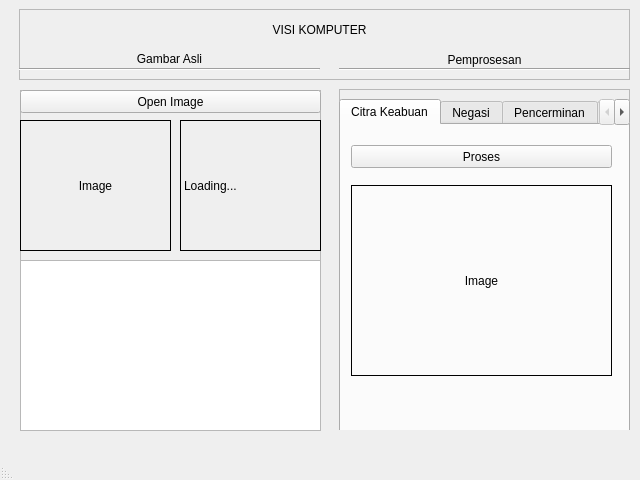
<?xml version="1.0" encoding="UTF-8"?>
<ui version="4.0">
 <class>MainWindow</class>
 <widget class="QMainWindow" name="MainWindow">
  <property name="geometry">
   <rect>
    <x>0</x>
    <y>0</y>
    <width>640</width>
    <height>480</height>
   </rect>
  </property>
  <property name="windowTitle">
   <string>MainWindow</string>
  </property>
  <property name="layoutDirection">
   <enum>Qt::RightToLeft</enum>
  </property>
  <widget class="QWidget" name="centralwidget">
   <widget class="QFrame" name="frame">
    <property name="geometry">
     <rect>
      <x>19</x>
      <y>9</y>
      <width>611</width>
      <height>71</height>
     </rect>
    </property>
    <property name="frameShape">
     <enum>QFrame::StyledPanel</enum>
    </property>
    <property name="frameShadow">
     <enum>QFrame::Raised</enum>
    </property>
    <widget class="QLabel" name="label">
     <property name="geometry">
      <rect>
       <x>10</x>
       <y>0</y>
       <width>581</width>
       <height>41</height>
      </rect>
     </property>
     <property name="text">
      <string>VISI KOMPUTER</string>
     </property>
     <property name="alignment">
      <set>Qt::AlignCenter</set>
     </property>
    </widget>
    <widget class="QLabel" name="label_4">
     <property name="geometry">
      <rect>
       <x>0</x>
       <y>40</y>
       <width>301</width>
       <height>20</height>
      </rect>
     </property>
     <property name="styleSheet">
      <string notr="true"/>
     </property>
     <property name="text">
      <string>Gambar Asli</string>
     </property>
     <property name="alignment">
      <set>Qt::AlignCenter</set>
     </property>
    </widget>
    <widget class="QLabel" name="label_5">
     <property name="geometry">
      <rect>
       <x>320</x>
       <y>40</y>
       <width>291</width>
       <height>21</height>
      </rect>
     </property>
     <property name="styleSheet">
      <string notr="true"/>
     </property>
     <property name="text">
      <string>Pemprosesan</string>
     </property>
     <property name="alignment">
      <set>Qt::AlignCenter</set>
     </property>
    </widget>
    <widget class="Line" name="line">
     <property name="geometry">
      <rect>
       <x>0</x>
       <y>45</y>
       <width>301</width>
       <height>31</height>
      </rect>
     </property>
     <property name="orientation">
      <enum>Qt::Horizontal</enum>
     </property>
    </widget>
    <widget class="Line" name="line_2">
     <property name="geometry">
      <rect>
       <x>320</x>
       <y>40</y>
       <width>291</width>
       <height>41</height>
      </rect>
     </property>
     <property name="orientation">
      <enum>Qt::Horizontal</enum>
     </property>
    </widget>
   </widget>
   <widget class="QFrame" name="frame_2">
    <property name="geometry">
     <rect>
      <x>20</x>
      <y>90</y>
      <width>301</width>
      <height>341</height>
     </rect>
    </property>
    <property name="frameShape">
     <enum>QFrame::StyledPanel</enum>
    </property>
    <property name="frameShadow">
     <enum>QFrame::Raised</enum>
    </property>
    <widget class="QPushButton" name="pushButton">
     <property name="geometry">
      <rect>
       <x>0</x>
       <y>0</y>
       <width>301</width>
       <height>23</height>
      </rect>
     </property>
     <property name="text">
      <string>Open Image</string>
     </property>
    </widget>
    <widget class="QLabel" name="label_2">
     <property name="geometry">
      <rect>
       <x>0</x>
       <y>30</y>
       <width>151</width>
       <height>131</height>
      </rect>
     </property>
     <property name="layoutDirection">
      <enum>Qt::RightToLeft</enum>
     </property>
     <property name="styleSheet">
      <string notr="true">border: 1px solid black;</string>
     </property>
     <property name="text">
      <string>Image</string>
     </property>
     <property name="alignment">
      <set>Qt::AlignCenter</set>
     </property>
    </widget>
    <widget class="QLabel" name="label_3">
     <property name="geometry">
      <rect>
       <x>160</x>
       <y>30</y>
       <width>141</width>
       <height>131</height>
      </rect>
     </property>
     <property name="styleSheet">
      <string notr="true">border:1px solid black;</string>
     </property>
     <property name="text">
      <string>Loading...</string>
     </property>
    </widget>
    <widget class="QListWidget" name="listWidget">
     <property name="geometry">
      <rect>
       <x>0</x>
       <y>170</y>
       <width>301</width>
       <height>171</height>
      </rect>
     </property>
     <property name="layoutDirection">
      <enum>Qt::LeftToRight</enum>
     </property>
    </widget>
   </widget>
   <widget class="QFrame" name="frame_3">
    <property name="geometry">
     <rect>
      <x>339</x>
      <y>89</y>
      <width>291</width>
      <height>341</height>
     </rect>
    </property>
    <property name="frameShape">
     <enum>QFrame::StyledPanel</enum>
    </property>
    <property name="frameShadow">
     <enum>QFrame::Raised</enum>
    </property>
    <widget class="QTabWidget" name="tabWidget">
     <property name="geometry">
      <rect>
       <x>0</x>
       <y>10</y>
       <width>291</width>
       <height>341</height>
      </rect>
     </property>
     <property name="layoutDirection">
      <enum>Qt::LeftToRight</enum>
     </property>
     <property name="currentIndex">
      <number>0</number>
     </property>
     <widget class="QWidget" name="tab_7">
      <attribute name="title">
       <string>Citra Keabuan</string>
      </attribute>
      <widget class="QPushButton" name="pushButton_10">
       <property name="geometry">
        <rect>
         <x>10</x>
         <y>20</y>
         <width>261</width>
         <height>23</height>
        </rect>
       </property>
       <property name="text">
        <string>Proses</string>
       </property>
      </widget>
      <widget class="QLabel" name="label_12">
       <property name="geometry">
        <rect>
         <x>10</x>
         <y>60</y>
         <width>261</width>
         <height>191</height>
        </rect>
       </property>
       <property name="layoutDirection">
        <enum>Qt::LeftToRight</enum>
       </property>
       <property name="styleSheet">
        <string notr="true">border:1px solid black</string>
       </property>
       <property name="text">
        <string>Image</string>
       </property>
       <property name="alignment">
        <set>Qt::AlignCenter</set>
       </property>
      </widget>
     </widget>
     <widget class="QWidget" name="tab">
      <attribute name="title">
       <string>Negasi</string>
      </attribute>
      <widget class="QPushButton" name="pushButton_2">
       <property name="geometry">
        <rect>
         <x>10</x>
         <y>20</y>
         <width>261</width>
         <height>23</height>
        </rect>
       </property>
       <property name="text">
        <string>Proses Negasi</string>
       </property>
      </widget>
      <widget class="QLabel" name="label_6">
       <property name="geometry">
        <rect>
         <x>10</x>
         <y>60</y>
         <width>261</width>
         <height>191</height>
        </rect>
       </property>
       <property name="styleSheet">
        <string notr="true">border:1px solid black</string>
       </property>
       <property name="text">
        <string>Image</string>
       </property>
       <property name="alignment">
        <set>Qt::AlignCenter</set>
       </property>
      </widget>
     </widget>
     <widget class="QWidget" name="tab_2">
      <attribute name="title">
       <string>Pencerminan</string>
      </attribute>
      <widget class="QPushButton" name="pushButton_3">
       <property name="geometry">
        <rect>
         <x>10</x>
         <y>20</y>
         <width>261</width>
         <height>23</height>
        </rect>
       </property>
       <property name="text">
        <string>Pencerminan Horizontal</string>
       </property>
      </widget>
      <widget class="QLabel" name="label_7">
       <property name="geometry">
        <rect>
         <x>10</x>
         <y>120</y>
         <width>261</width>
         <height>161</height>
        </rect>
       </property>
       <property name="styleSheet">
        <string notr="true">border: 1px solid black;</string>
       </property>
       <property name="text">
        <string>Image</string>
       </property>
       <property name="alignment">
        <set>Qt::AlignCenter</set>
       </property>
      </widget>
      <widget class="QPushButton" name="pushButton_4">
       <property name="geometry">
        <rect>
         <x>10</x>
         <y>50</y>
         <width>261</width>
         <height>23</height>
        </rect>
       </property>
       <property name="text">
        <string>Pencerminan Vertikal</string>
       </property>
      </widget>
      <widget class="QPushButton" name="pushButton_7">
       <property name="geometry">
        <rect>
         <x>10</x>
         <y>80</y>
         <width>261</width>
         <height>23</height>
        </rect>
       </property>
       <property name="text">
        <string>Pencerminan Horizontal + Vertikal</string>
       </property>
      </widget>
     </widget>
     <widget class="QWidget" name="tab_3">
      <attribute name="title">
       <string>Gray</string>
      </attribute>
      <widget class="QPushButton" name="pushButton_5">
       <property name="geometry">
        <rect>
         <x>10</x>
         <y>20</y>
         <width>261</width>
         <height>23</height>
        </rect>
       </property>
       <property name="text">
        <string>Proses Grey Color</string>
       </property>
      </widget>
      <widget class="QLabel" name="label_8">
       <property name="geometry">
        <rect>
         <x>10</x>
         <y>60</y>
         <width>261</width>
         <height>191</height>
        </rect>
       </property>
       <property name="styleSheet">
        <string notr="true">border : 1px solid black;</string>
       </property>
       <property name="text">
        <string>Image</string>
       </property>
       <property name="alignment">
        <set>Qt::AlignCenter</set>
       </property>
      </widget>
     </widget>
     <widget class="QWidget" name="tab_4">
      <property name="layoutDirection">
       <enum>Qt::LeftToRight</enum>
      </property>
      <attribute name="title">
       <string>Rotasi</string>
      </attribute>
      <widget class="QPushButton" name="pushButton_6">
       <property name="geometry">
        <rect>
         <x>10</x>
         <y>20</y>
         <width>261</width>
         <height>23</height>
        </rect>
       </property>
       <property name="text">
        <string>Rotasi </string>
       </property>
      </widget>
      <widget class="QLabel" name="label_9">
       <property name="geometry">
        <rect>
         <x>10</x>
         <y>60</y>
         <width>261</width>
         <height>191</height>
        </rect>
       </property>
       <property name="styleSheet">
        <string notr="true">border: 1px solid black</string>
       </property>
       <property name="text">
        <string>Image</string>
       </property>
       <property name="alignment">
        <set>Qt::AlignCenter</set>
       </property>
      </widget>
     </widget>
     <widget class="QWidget" name="tab_5">
      <attribute name="title">
       <string>Crop</string>
      </attribute>
      <widget class="QPushButton" name="pushButton_8">
       <property name="geometry">
        <rect>
         <x>10</x>
         <y>20</y>
         <width>261</width>
         <height>23</height>
        </rect>
       </property>
       <property name="text">
        <string>Potong</string>
       </property>
      </widget>
      <widget class="QLabel" name="label_10">
       <property name="geometry">
        <rect>
         <x>10</x>
         <y>60</y>
         <width>261</width>
         <height>191</height>
        </rect>
       </property>
       <property name="styleSheet">
        <string notr="true">border:1px solid black;</string>
       </property>
       <property name="text">
        <string>Image</string>
       </property>
       <property name="alignment">
        <set>Qt::AlignCenter</set>
       </property>
      </widget>
     </widget>
     <widget class="QWidget" name="tab_6">
      <attribute name="title">
       <string>Scaling</string>
      </attribute>
      <widget class="QPushButton" name="pushButton_9">
       <property name="geometry">
        <rect>
         <x>10</x>
         <y>20</y>
         <width>261</width>
         <height>23</height>
        </rect>
       </property>
       <property name="text">
        <string>Scaling</string>
       </property>
      </widget>
      <widget class="QLabel" name="label_11">
       <property name="geometry">
        <rect>
         <x>10</x>
         <y>60</y>
         <width>261</width>
         <height>241</height>
        </rect>
       </property>
       <property name="styleSheet">
        <string notr="true">border:1px solid black;</string>
       </property>
       <property name="text">
        <string>Image</string>
       </property>
       <property name="alignment">
        <set>Qt::AlignCenter</set>
       </property>
      </widget>
     </widget>
    </widget>
   </widget>
  </widget>
  <widget class="QMenuBar" name="menubar">
   <property name="geometry">
    <rect>
     <x>0</x>
     <y>0</y>
     <width>640</width>
     <height>21</height>
    </rect>
   </property>
  </widget>
  <widget class="QStatusBar" name="statusbar"/>
 </widget>
 <resources/>
 <connections/>
</ui>
